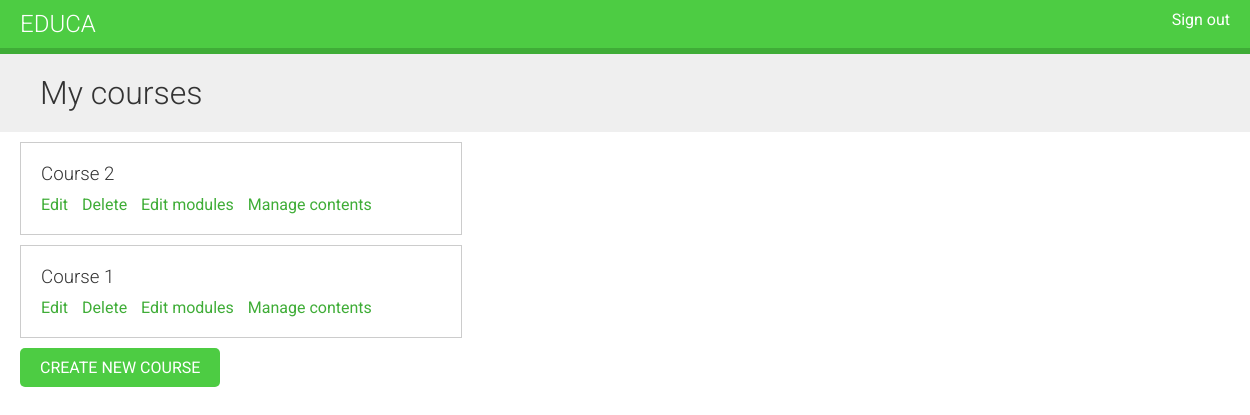
Before: /course/mine/ (signed in) with the older database file.
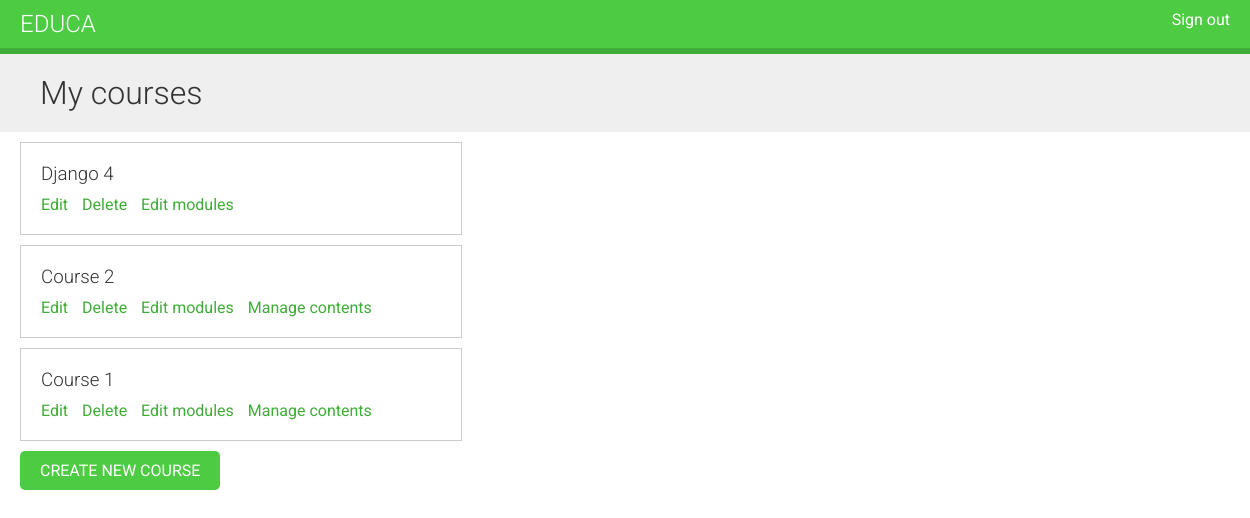
After: the same page with the newer database file.
### courses/models.py (models this page shows, shortened)
class Course(models.Model):
    owner = models.ForeignKey(User,
                              related_name='courses_created',
                              on_delete=models.CASCADE)
    subject = models.ForeignKey(Subject,
                                related_name='courses',
                                on_delete=models.CASCADE)
    title = models.CharField(max_length=200)
    slug = models.SlugField(max_length=200, unique=True)
    overview = models.TextField()
    created = models.DateTimeField(auto_now_add=True)
    class Meta:
        ordering = ['-created']

### courses/views.py (the view)
class ManageCourseListView(OwnerCourseMixin, ListView):
    template_name = 'courses/manage/course/list.html'
    permission_required = 'courses.view_course'

### courses/views.py (called while the page is built)
    def get_queryset(self):
        qs = super().get_queryset()
        return qs.filter(owner=self.request.user)

### courses/templates/courses/manage/course/list.html (shortened to what this page needs)
{% extends "base.html" %}
{% block content %}
  <h1>My courses</h1>
  <div class="module">
    {% for course in object_list %}
      <div class="course-info">
        <h3>{{ course.title }}</h3>
        <p>
          <a href="{% url 'course_edit' course.id %}">Edit</a>
          <a href="{% url 'course_delete' course.id %}">Delete</a>
          <a href="{% url 'course_module_update' course.id %}">Edit modules</a>
          {% if course.modules.count > 0 %}
            <a href="{% url 'module_content_list' course.modules.first.id %}">
              Manage contents
            </a>
          {% endif %}
        </p>
      </div>
    {% empty %}
      <p>You haven't created any courses yet.</p>
    {% endfor %}
    <p>
      <a href="{% url 'course_create' %}" class="button">Create new course</a>
    </p>
  </div>
{% endblock %}

Changed rows visible on the page:
added Course: title "Django 4"
